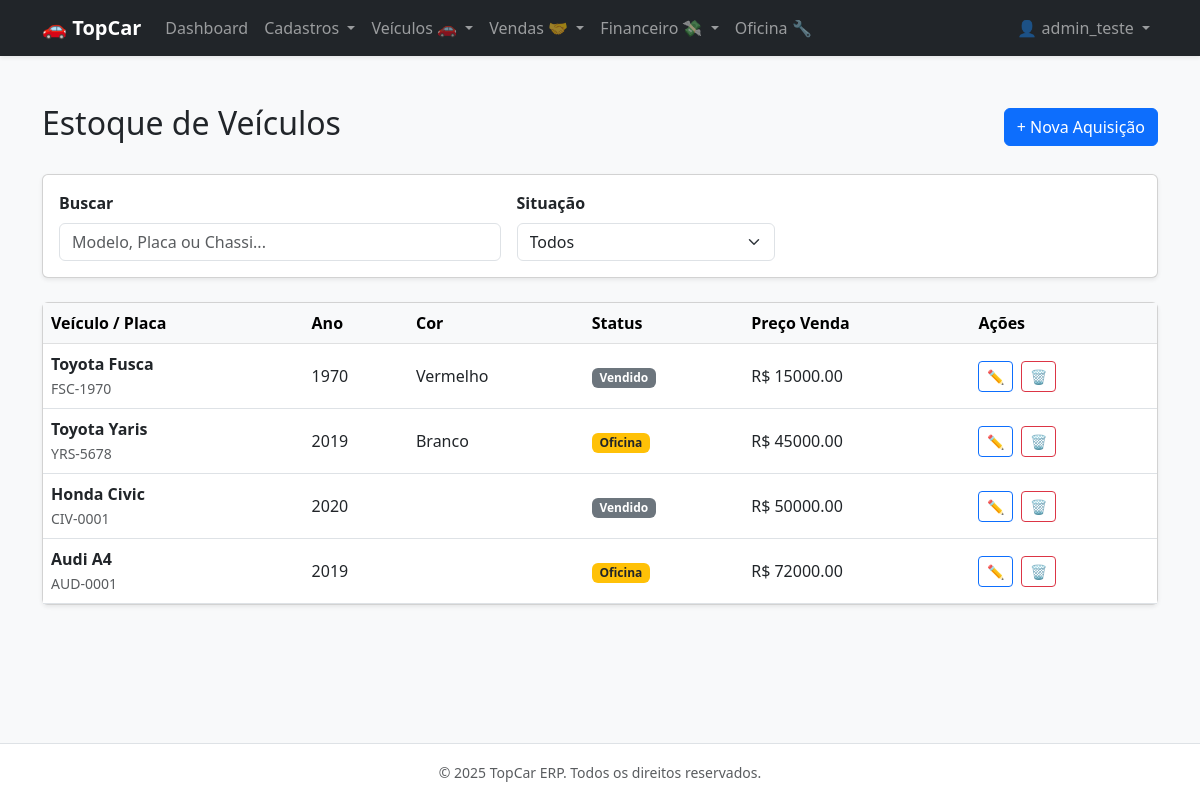
Page /vehicles/ (signed in) on the committed database.
### apps/core/models.py (models this page shows, shortened)
class CustomUser(AbstractUser):
    class Meta:
        verbose_name = 'Usuário do Sistema'
        verbose_name_plural = 'Usuários do Sistema'

### apps/vehicles/models.py (models this page shows, shortened)
class Vehicle(TenantAwareModel):
    STATUS_CHOICES = [
        ('AVAILABLE', 'Disponível'),
        ('MAINTENANCE', 'Em Manutenção'),
        ('RESERVED', 'Reservado'),
        ('SOLD', 'Vendido'),
        ('WRITE_OFF', 'Baixado / Perda Total'),
    ]
    FUEL_CHOICES = [
        ('GASOLINE', 'Gasolina'),
        ('ETHANOL', 'Etanol'),
        ('FLEX', 'Flex'),
        ('DIESEL', 'Diesel'),
        ('HYBRID', 'Híbrido'),
        ('ELECTRIC', 'Elétrico'),
    ]
    model = models.ForeignKey(Model, on_delete=models.PROTECT, verbose_name="Modelo")
    chassi = models.CharField(max_length=50, unique=True, db_index=True, verbose_name="Chassi")
    plate = models.CharField(max_length=10, unique=True, null=True, blank=True, db_index=True, verbose_name="Placa")
    renavam = models.CharField(max_length=20, null=True, blank=True, verbose_name="Renavam")
    year_fab = models.PositiveIntegerField(verbose_name="Ano Fab.")
    year_model = models.PositiveIntegerField(verbose_name="Ano Mod.")
    color = models.CharField(max_length=30, verbose_name="Cor")
    mileage = models.PositiveIntegerField(default=0, verbose_name="Quilometragem (KM)")
    fuel_type = models.CharField(max_length=20, choices=FUEL_CHOICES, default='FLEX', verbose_name="Combustível")
    status = models.CharField(max_length=20, choices=STATUS_CHOICES, default='AVAILABLE', db_index=True)
    acquisition_cost = models.DecimalField(max_digits=10, decimal_places=2, verbose_name="Custo de Aquisição")
    sale_price = models.DecimalField(max_digits=10, decimal_places=2, verbose_name="Preço de Venda")
    current_owner = models.ForeignKey(
        Entity,
        on_delete=models.PROTECT,
        related_name='veiculos_proprietario',
        verbose_name="Proprietário Atual"
    )
    notes = models.TextField(null=True, blank=True, verbose_name="Observações")
    class Meta:
        verbose_name = "Veículo"
        verbose_name_plural = "Veículos"
        indexes = [
            models.Index(fields=['status', 'model']), # Índice composto para filtros comuns
        ]

class Model(TenantAwareModel):
    brand = models.ForeignKey(Brand, on_delete=models.PROTECT, related_name='models', verbose_name="Marca")
    name = models.CharField(max_length=100, verbose_name="Nome do Modelo")
    class Meta:
        verbose_name = "Modelo"
        verbose_name_plural = "Modelos"
        ordering = ['brand__name', 'name']
    def __str__(self):
        return f"{self.brand.name} {self.name}"

class Brand(TenantAwareModel):
    name = models.CharField(max_length=100, unique=True, verbose_name="Marca")
    class Meta:
        verbose_name = "Marca"
        verbose_name_plural = "Marcas"
        ordering = ['name']

### apps/vehicles/views.py (the view)
# urls.py: path('', views.vehicle_list, name='vehicle_list'),
@login_required
def vehicle_list(request):
    query = request.GET.get('q', '')
    status_filter = request.GET.get('status', '')
    vehicles = Vehicle.objects.all().select_related('model', 'model__brand', 'current_owner')
    if query:
        vehicles = vehicles.filter(
            Q(model__name__icontains=query) |
            Q(plate__icontains=query) |
            Q(chassi__icontains=query)
        )
    if status_filter:
        vehicles = vehicles.filter(status=status_filter)
    context = {
        'vehicles': vehicles,
        'status_choices': Vehicle.STATUS_CHOICES,
    }
    if request.headers.get('HX-Request'):
        return render(request, 'vehicles/partials/vehicle_table_rows.html', context)
    return render(request, 'vehicles/vehicle_list.html', context)

### templates/vehicles/vehicle_list.html (shortened to what this page needs)
{% extends 'base.html' %}
{% block content %}
<div class="d-flex justify-content-between align-items-center mb-4">
    <h2>Estoque de Veículos</h2>
    <a href="{% url 'vehicle_create' %}" class="btn btn-primary">
        + Nova Aquisição
    </a>
</div>
<div class="card mb-4 p-3 shadow-sm bg-white">
    <div class="row g-3 align-items-end">
        <div class="col-md-5">
            <label class="form-label fw-bold">Buscar</label>
            <input type="text"
                   name="q"
                   class="form-control"
                   placeholder="Modelo, Placa ou Chassi..."
                   hx-get="{% url 'vehicle_list' %}"
                   hx-trigger="keyup changed delay:500ms"
                   hx-target="#vehicle-tbody"
                   hx-indicator="#loading">
        </div>
        <div class="col-md-3">
            <label class="form-label fw-bold">Situação</label>
            <select name="status"
                    class="form-select"
                    hx-get="{% url 'vehicle_list' %}"
                    hx-target="#vehicle-tbody"
                    hx-indicator="#loading">
                <option value="">Todos</option>
            </select>
        </div>
        <div class="col-md-1">
        </div>
    </div>
</div>
<div class="card shadow-sm">
    <div class="table-responsive">
        <table class="table table-hover align-middle mb-0">
            <thead class="table-light">
                <tr>
                    <th scope="col">Veículo / Placa</th>
                    <th scope="col">Ano</th>
                    <th scope="col">Cor</th>
                    <th scope="col">Status</th>
                    <th scope="col">Preço Venda</th>
                    <th scope="col">Ações</th>
                </tr>
            </thead>
            <tbody id="vehicle-tbody">
                {% include 'vehicles/partials/vehicle_table_rows.html' %}
            </tbody>
        </table>
    </div>
</div>
{% endblock %}

### templates/base.html (shortened to what this page needs)
<!DOCTYPE html>
<html lang="pt-br">
<head>
    <link href="https://cdn.jsdelivr.net/npm/bootstrap@5.3.0/dist/css/bootstrap.min.css" rel="stylesheet">
</head>
<body class="bg-light d-flex flex-column min-vh-100">
    <nav class="navbar navbar-expand-lg navbar-dark bg-dark shadow-sm">
        <div class="container">
            <a class="navbar-brand fw-bold" href="{% url 'dashboard' %}">🚗 TopCar</a>
            <div class="collapse navbar-collapse" id="navbarNav">
                <ul class="navbar-nav me-auto">
                    {% if user.is_authenticated %}
                        <li class="nav-item">
                            <a class="nav-link" href="{% url 'dashboard' %}">Dashboard</a>
                        </li>
                        <li class="nav-item dropdown">
                            <a class="nav-link dropdown-toggle" href="#" role="button" data-bs-toggle="dropdown">
                                Cadastros
                            </a>
                        </li>
                        <li class="nav-item dropdown">
                            <a class="nav-link dropdown-toggle" href="#" role="button" data-bs-toggle="dropdown">
                                Veículos 🚗
                            </a>
                        </li>
                        <li class="nav-item dropdown">
                            <a class="nav-link dropdown-toggle" href="#" role="button" data-bs-toggle="dropdown">
                                Vendas 🤝
                            </a>
                        </li>
                        <li class="nav-item dropdown">
                            <a class="nav-link dropdown-toggle" href="#" role="button" data-bs-toggle="dropdown">
                                Financeiro 💸
                            </a>
                        </li>
                        <li class="nav-item">
                            <a class="nav-link" href="{% url 'maintenance_list' %}">Oficina 🔧</a>
                        </li>
                    {% endif %}
                </ul>
                <ul class="navbar-nav">
                    {% if user.is_authenticated %}
                        <li class="nav-item dropdown">
                            <a class="nav-link dropdown-toggle" href="#" role="button" data-bs-toggle="dropdown">
                                👤 {{ user.username }}
                            </a>
                        </li>
                    {% else %}
                        <li class="nav-item">
                            <a class="nav-link btn btn-primary text-white px-4" href="{% url 'login' %}">Entrar</a>
                        </li>
                    {% endif %}
                </ul>
            </div>
        </div>
    </nav>
    <main class="container my-4 flex-grow-1">
        {% block content %}
        {% endblock %}
    </main>
    <footer class="bg-white py-3 mt-auto border-top">
        <div class="container text-center text-muted">
            <small>&copy; 2025 TopCar ERP. Todos os direitos reservados.</small>
        </div>
    </footer>
</body>
</html>

### templates/vehicles/partials/vehicle_table_rows.html (shortened to what this page needs)
{% for v in vehicles %}
<tr>
    <td>
        <strong>{{ v.model.brand.name }} {{ v.model.name }}</strong><br>
        <small class="text-muted">{{ v.plate|default:"S/ Placa" }}</small>
    </td>
    <td>{{ v.year_model }}</td>
    <td>{{ v.color }}</td>
    <td>
        {% if v.status == 'AVAILABLE' %}
            <span class="badge bg-success">Disponível</span>
        {% elif v.status == 'MAINTENANCE' %}
            <span class="badge bg-warning text-dark">Oficina</span>
        {% elif v.status == 'SOLD' %}
            <span class="badge bg-secondary">Vendido</span>
        {% elif v.status == 'WRITE_OFF' %}
            <span class="badge bg-danger">Perda Total</span>
        {% else %}
            <span class="badge bg-info">{{ v.get_status_display }}</span>
        {% endif %}
    </td>
    <td>R$ {{ v.sale_price }}</td>
    <td>
            <div class="d-flex gap-2">
                <a href="{% url 'vehicle_update' v.id %}" class="btn btn-sm btn-outline-primary" title="Editar dados">
                    ✏️
                </a>
                <form action="{% url 'vehicle_delete' v.id %}" method="post" class="d-inline" autocomplete="off"
                    onsubmit="return confirm('Tem certeza que deseja EXCLUIR o veículo {{ v.model }}? Essa ação é irreversível.');">
                    <button type="submit" class="btn btn-sm btn-outline-danger" title="Excluir cadastro">
                        🗑️
                    </button>
                </form>
            </div>
        </td>
    </tr>
{% empty %}
<tr>
    <td colspan="6" class="text-center py-4 text-muted">
        <em>Nenhum veículo encontrado com estes filtros.</em>
    </td>
</tr>
{% endfor %}

### rows in the picture
CustomUser: username "admin_teste"
Vehicle: model.brand.name "Toyota", model.name "Fusca", plate "FSC-1970", year_model "1970", color "Vermelho", status "Vendido", sale_price "15000.00"
Vehicle: model.brand.name "Toyota", model.name "Yaris", plate "YRS-5678", year_model "2019", color "Branco", status "Oficina", sale_price "45000.00"
Vehicle: model.brand.name "Honda", model.name "Civic", plate "CIV-0001", year_model "2020", status "Vendido", sale_price "50000.00"
Vehicle: model.brand.name "Audi", model.name "A4", plate "AUD-0001", year_model "2019", status "Oficina", sale_price "72000.00"
